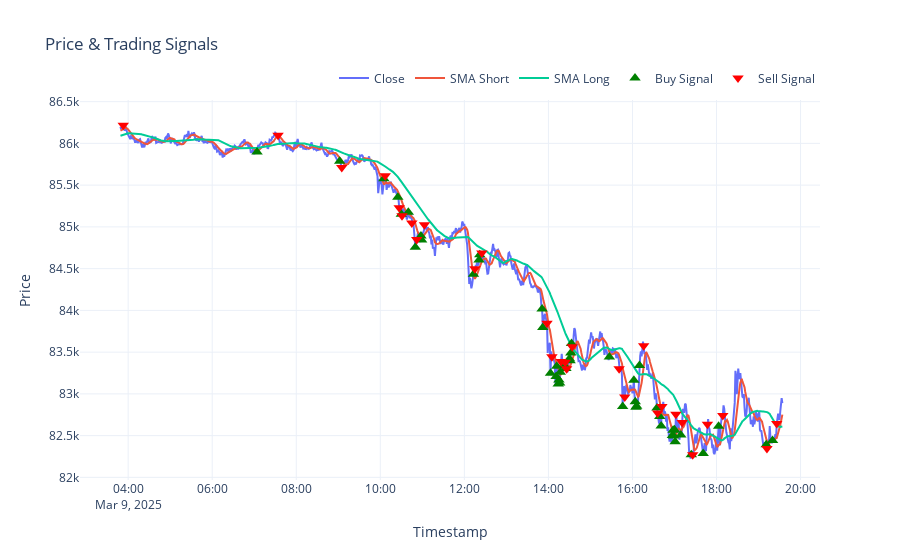

Notebook cell for this chart:
### Code cell
#Plot
plotter.plot_signals(df_signals_knn)
